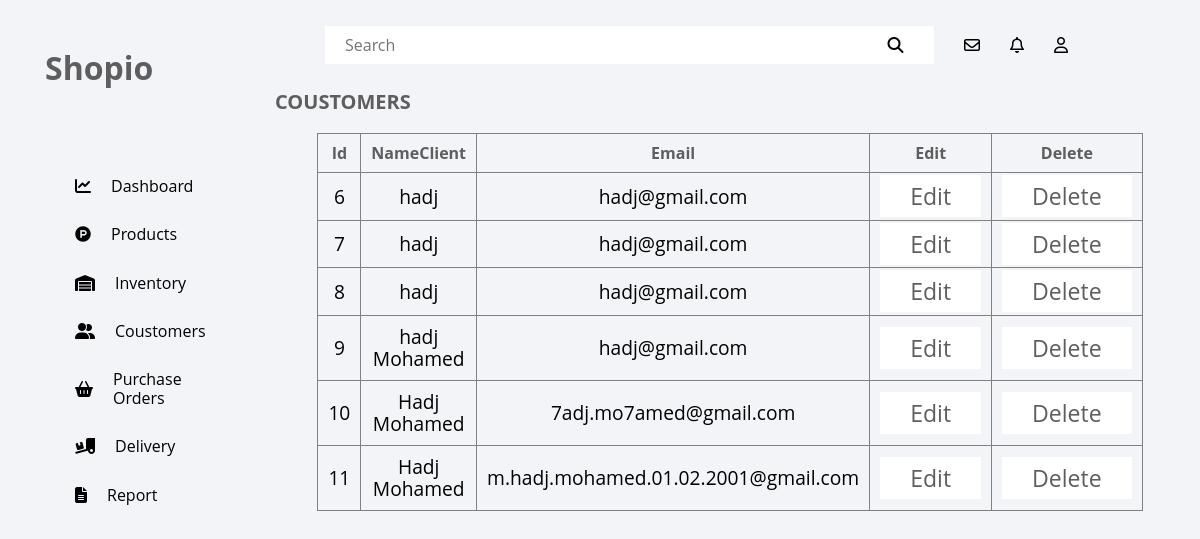
Screenshot of /admin/coustomers.php (signed in) with the database file from the repository.
### tables this page shows
CREATE TABLE `client` (
  `IdClient` int(11) NOT NULL,
  `NameClient` varchar(100) NOT NULL,
  `FamilyNameClient` varchar(100) NOT NULL,
  `BirthdayClient` date NOT NULL,
  `SexClient` varchar(11) NOT NULL,
  `EmailClient` varchar(100) NOT NULL,
  `PhoneNumberClient` int(11) NOT NULL,
  `address01` varchar(1000) NOT NULL,
  `address02` varchar(1000) NOT NULL,
  `zip` varchar(5) NOT NULL,
  `country` varchar(20) NOT NULL,
  `city` varchar(20) NOT NULL,
  `nameCard` varchar(100) NOT NULL,
  `cardNumber` int(20) NOT NULL,
  `validThrough` int(20) NOT NULL,
  `CVV` int(3) NOT NULL,
  `passwordClient` varchar(100) NOT NULL,
  `typeClient` varchar(11) NOT NULL
);

### admin/coustomers.php (the view, shortened to what this page needs)
<!DOCTYPE html>
<html lang="en">
<head>
    <link rel="stylesheet" href="Css/dashboard.css">
    <link rel="stylesheet" href="Css/coustomers.css">
    <link rel="stylesheet" href="Css/normalize.css">
    <link rel="stylesheet" href="Css/all.min.css">
</head>
<body>
    <?php
        $host = "127.0.0.1";
        $user = "root";
        $pass = '';
        $db = 'e-commerce';
        $port = '3306';
        $con = mysqli_connect($host,$user,$pass,$db,$port);
    ?>
    <div class="admin_panel">
        <div class="menu">
            <div class="container">
                <ul>
                    <li class="search">
                        <form action="coustomers.php">
                            <input type="search" name="search_input" placeholder="Search">
                            <i class="fas fa-search"></i>
                        </form>
                    </li>
                    <li><i class="fa-regular fa-envelope"></i></li>
                    <li><i class="fa-regular fa-bell"></i></li>
                    <li><i class="far fa-user"></i></li>
                </ul>
            </div>
        </div>
        <div class="sideBar">
            <div class="container">
                <div class="bar">
                    <h1 id="logo"><a href="#">Shopio</a></h1>
                    <div class="explor">
                        <div class="box">
                        <i class="fa-solid fa-chart-line"></i>
                            <a href="dashboard.php">Dashboard</a>
                        </div>
                        <div class="box">
                            <i class="fab fa-product-hunt"></i>
                            <a href="prodects.php">Products</a>
                        </div>
                        <div class="box">
                            <i class="fa-solid fa-warehouse"></i>
                            <a href="inventory.php">Inventory</a>
                        </div>
                        <div class="box">
                            <i class="fas fa-user-friends"></i>
                            <a href="coustomers.php">Coustomers</a>
                        </div>
                        <div class="box">
                            <i class="fa-solid fa-basket-shopping"></i>
                            <a href="purchase_orders.php">Purchase Orders</a>
                        </div>
                        <div class="box">
                            <i class="fas fa-truck-loading"></i>
                            <a href="delivery.php">Delivery</a>
                        </div>
                        <div class="box">
                            <i class="fas fa-file-alt"></i>
                            <a href="report.php">Report</a>
                        </div>
                    </div>
                </div>
            </div>
        </div>
        <div class="content">
            <div class="container">
                <div class="titel">
                    <h3>COUSTOMERS</h3>
                </div>
                <div class="table">
                    <table border="1" cellpadding='0'>
                        <thead>
                            <tr>
                                <th>Id</th>
                                <th>NameClient</th>
                                <th>Email</th>
                                <th>Edit</th>
                                <th>Delete</th>
                            </tr>
                        </thead>
                        <tbody>
                            <?php
                            if(empty($_GET['search_input']))
                            $sql = "SELECT * FROM `client`";
                            else{
                                $search_input = $_GET['search_input'];
                                $sql = "SELECT * FROM `client` where NameClient like '%$search_input%'";
                            }
                    $result = mysqli_query($con, $sql);
                    while ($row = mysqli_fetch_assoc($result)){
                        $idClient = $row['IdClient'];
                        $name = $row['NameClient'];
                        $emailClient = $row['EmailClient'];
                        echo '<tr>
                        <td>'.$idClient.'</td>
                        <td>'.$name.'</td>
                        <td>'.$emailClient.'</td>
                        <td><a href="editCoustomers.php?idClient='.$idClient.'" class="btnDelete">Edit</a></td>
                        <td><a href="delete.php?idClient='.$idClient.'&tabel=client" class="btnDelete">Delete</a></td>
                        </tr>';
                    }
                    ?>
                        </tbody>
                    </table>
                </div>
            </div>
        </div>
    </div>
</body>
</html>

### admin/Css/dashboard.css (style rules this page uses)
:root { --main-color: #f3f4f8; --sec-color: #5e5e60; --text-color-white: #eeeeee; --text-color-black: #191919; --image-color: #19191952; }
* { -webkit-box-sizing: border-box; -moz-box-sizing: border-box; box-sizing: border-box; }
html { scroll-behavior: smooth; }
body { font-family: "Open Sans", sans-serif; background-color: var(--main-color); }
.container { padding-left: 15px; padding-right: 15px; margin-left: auto; margin-right: auto; }
@media (min-width: 768px) { .container { width: 750px; } }
@media (min-width: 992px) { .container { width: 970px; } }
@media (min-width: 1200px) { .container { width: 1170px; } }
.titel { position: relative; display: flex; align-items: center; justify-content: space-between; }
.titel h3 { font-weight: bold; font-size: 20px; color: var(--sec-color); }
.admin_panel { display: grid; grid-template-columns: 260px 1fr 1fr 1fr; grid-template-rows: .2fr 3fr; grid-template-areas: "sideBar menu menu menu" "sideBar content content content"; height: 100vh; }
.menu { grid-area: menu; height: 70px; position: relative; }
.menu .container { position: absolute; margin: 10px; width: 100%; }
.menu .container .search { position: relative; width: 70%; margin: 0; }
.menu .container .search input { outline: none; border: none; width: 100%; padding: 10px 20px; }
.menu .container .search i { position: absolute; top: 50%; transform: translateY(-50%); right: 5%; }
.menu .container ul { display: flex; align-items: center; gap: 30px; }
.menu .container ul li { display: inline-block; }
.sideBar { grid-area: sideBar; height: 100%; }
.sideBar .container { width: 100%; }
.sideBar .container .bar { position: relative; }
.sideBar .container #logo { margin: 50px 30px; }
.sideBar .container #logo a { text-decoration: none; color: var(--sec-color); }
.sideBar .container .explor { margin: auto; display: block; padding: 10px 0; margin-left: 20px; }
.sideBar .container .explor .box { display: flex; align-items: center; margin: 30px 20px; }
.sideBar .container .explor .box i { margin: 0 20px; }
.sideBar .container .explor .box a { text-decoration: none; color: var(--text-color); }
.content { grid-area: content; background-color: var(--main-color); }
.content .container { width: 100%; }
.table { max-height: 500px; display: flex; justify-content: center; overflow: auto; }
.table table { border-collapse: collapse; width: 90%; }
.table table th { color: var(--sec-color); padding: 10px; }
.table table td { font-size: 1.2em; padding: 10px; text-align: center; }
.btnDelete { background-color: white; color: var(--sec-color); font-size: 1.2em; padding: 5px 30px; text-decoration: none; }

### admin/Css/coustomers.css (style rules this page uses)
:root { --main-color: #f3f4f8; --sec-color: #5e5e60; --text-color-white: #eeeeee; --text-color-black: #191919; --image-color: #19191952; }
.table { max-height: 500px; display: flex; justify-content: center; overflow: auto; }
.table table { border-collapse: collapse; width: 90%; }
.table table th { color: var(--sec-color); padding: 10px; }
.table table td { font-size: 1.2em; padding: 10px; text-align: center; }
.table table td .btnDelete { background-color: white; color: var(--sec-color); font-size: 1.2em; padding: 5px 30px; text-decoration: none; }

### rows the page displays
client: IdClient "6", NameClient "hadj", EmailClient "hadj@gmail.com"
client: IdClient "7", NameClient "hadj", EmailClient "hadj@gmail.com"
client: IdClient "8", NameClient "hadj", EmailClient "hadj@gmail.com"
client: IdClient "9", NameClient "hadj Mohamed", EmailClient "hadj@gmail.com"
client: IdClient "10", NameClient "Hadj Mohamed", EmailClient "7adj.mo7amed@gmail.com"
client: IdClient "11", NameClient "Hadj Mohamed", EmailClient "m.hadj.mohamed.01.02.2001@gmail.com"
